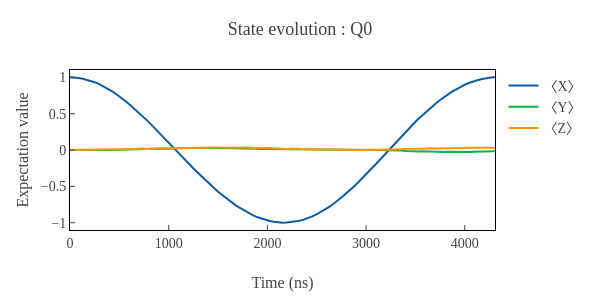
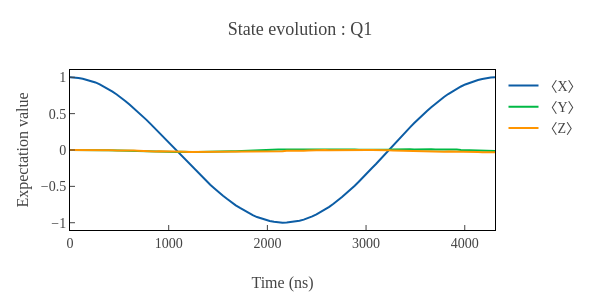

Notebook code cell kept with these figures, in order:
### Markdown cell above
最後に、両方の量子ビットを $\ket{+}$ に初期化します。

この場合は、両方の量子ビットが重ね合わせ状態にあるため、相互作用によって 2 体系全体の位相関係が時間発展します。
単一量子ビットの Bloch 球表示だけでは見えない多体系の相関が背後にありますが、各量子ビットの局所的な Bloch ベクトルの変化からも、結合による影響を確認できます。

### Code cell
result = simulator.mesolve(
    controls=controls,
    initial_state={
        qubits[0].label: "+",
        qubits[1].label: "+",
    },
    n_samples=101,
)

result.plot_bloch_vectors(qubits[0].label, frame="drive")
result.plot_bloch_vectors(qubits[1].label, frame="drive")
result.display_bloch_sphere(qubits[0].label, frame="drive")
result.display_bloch_sphere(qubits[1].label, frame="drive")
